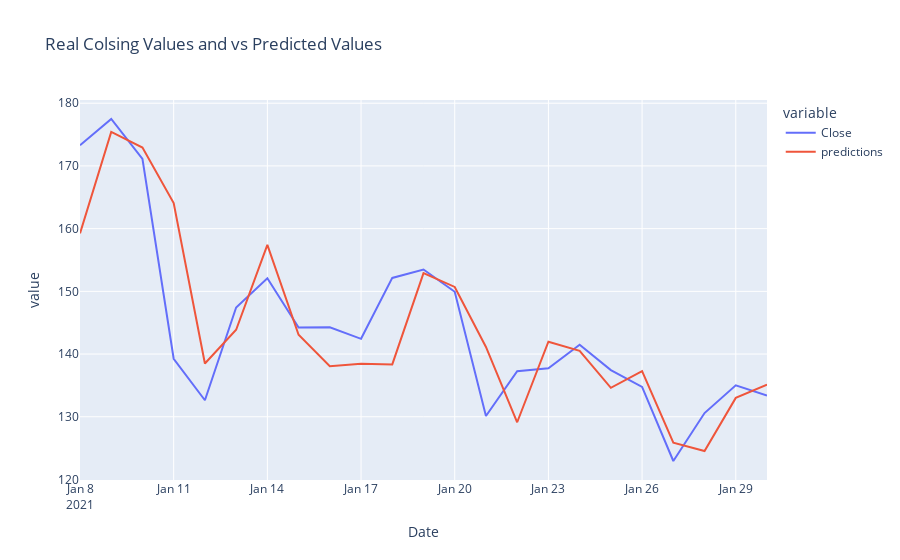

The cell this chart's notebook holds for it:
### Markdown cell above
Now, let's plot the real closing prices and the predicted closing prices.

### Code cell
px.line(train_df, y = ['Close', 'predictions'],
        title = 'Real Colsing Values and vs Predicted Values' )

### Figure 1 — Plotly figure (JSON) as saved in the notebook; plotly's stock layout.template omitted (floating-point values rounded to 4 significant figures)
{"data": [{"hovertemplate": "variable=Close<br>Date=%{x}<br>value=%{y}<extra></extra>", "legendgroup": "Close", "line": {"color": "#636efa", "dash": "solid"}, "marker": {"symbol": "circle"}, "mode": "lines", "name": "Close", "orientation": "v", "showlegend": true, "type": "scatter", "x": ["2021-01-08T00:00:00", "2021-01-09T00:00:00", "2021-01-10T00:00:00", "2021-01-11T00:00:00", "2021-01-12T00:00:00", "2021-01-13T00:00:00", "2021-01-14T00:00:00", "2021-01-15T00:00:00", "2021-01-16T00:00:00", "2021-01-17T00:00:00", "2021-01-18T00:00:00", "2021-01-19T00:00:00", "2021-01-20T00:00:00", "2021-01-21T00:00:00", "2021-01-22T00:00:00", "2021-01-23T00:00:00", "2021-01-24T00:00:00", "2021-01-25T00:00:00", "2021-01-26T00:00:00", "2021-01-27T00:00:00", "2021-01-28T00:00:00", "2021-01-29T00:00:00", "2021-01-30T00:00:00"], "xaxis": "x", "y": [173.3, 177.5, 171.1, 139.3, 132.6, 147.4, 152.1, 144.2, 144.3, 142.4, 152.1, 153.5, 149.9, 130.1, 137.3, 137.8, 141.5, 137.4, 134.8, 122.9, 130.6, 135.0, 133.4], "yaxis": "y"}, {"hovertemplate": "variable=predictions<br>Date=%{x}<br>value=%{y}<extra></extra>", "legendgroup": "predictions", "line": {"color": "#EF553B", "dash": "solid"}, "marker": {"symbol": "circle"}, "mode": "lines", "name": "predictions", "orientation": "v", "showlegend": true, "type": "scatter", "x": ["2021-01-08T00:00:00", "2021-01-09T00:00:00", "2021-01-10T00:00:00", "2021-01-11T00:00:00", "2021-01-12T00:00:00", "2021-01-13T00:00:00", "2021-01-14T00:00:00", "2021-01-15T00:00:00", "2021-01-16T00:00:00", "2021-01-17T00:00:00", "2021-01-18T00:00:00", "2021-01-19T00:00:00", "2021-01-20T00:00:00", "2021-01-21T00:00:00", "2021-01-22T00:00:00", "2021-01-23T00:00:00", "2021-01-24T00:00:00", "2021-01-25T00:00:00", "2021-01-26T00:00:00", "2021-01-27T00:00:00", "2021-01-28T00:00:00", "2021-01-29T00:00:00", "2021-01-30T00:00:00"], "xaxis": "x", "y": [159.2, 175.4, 172.9, 164.1, 138.5, 143.9, 157.4, 143.1, 138.1, 138.5, 138.3, 152.9, 150.7, 141.1, 129.1, 142.0, 140.5, 134.6, 137.3, 125.9, 124.5, 133.0, 135.1], "yaxis": "y"}], "layout": {"legend": {"title": {"text": "variable"}, "tracegroupgap": 0}, "title": {"text": "Real Colsing Values and vs Predicted Values"}, "xaxis": {"anchor": "y", "domain": [0, 1], "title": {"text": "Date"}}, "yaxis": {"anchor": "x", "domain": [0, 1], "title": {"text": "value"}}}}
